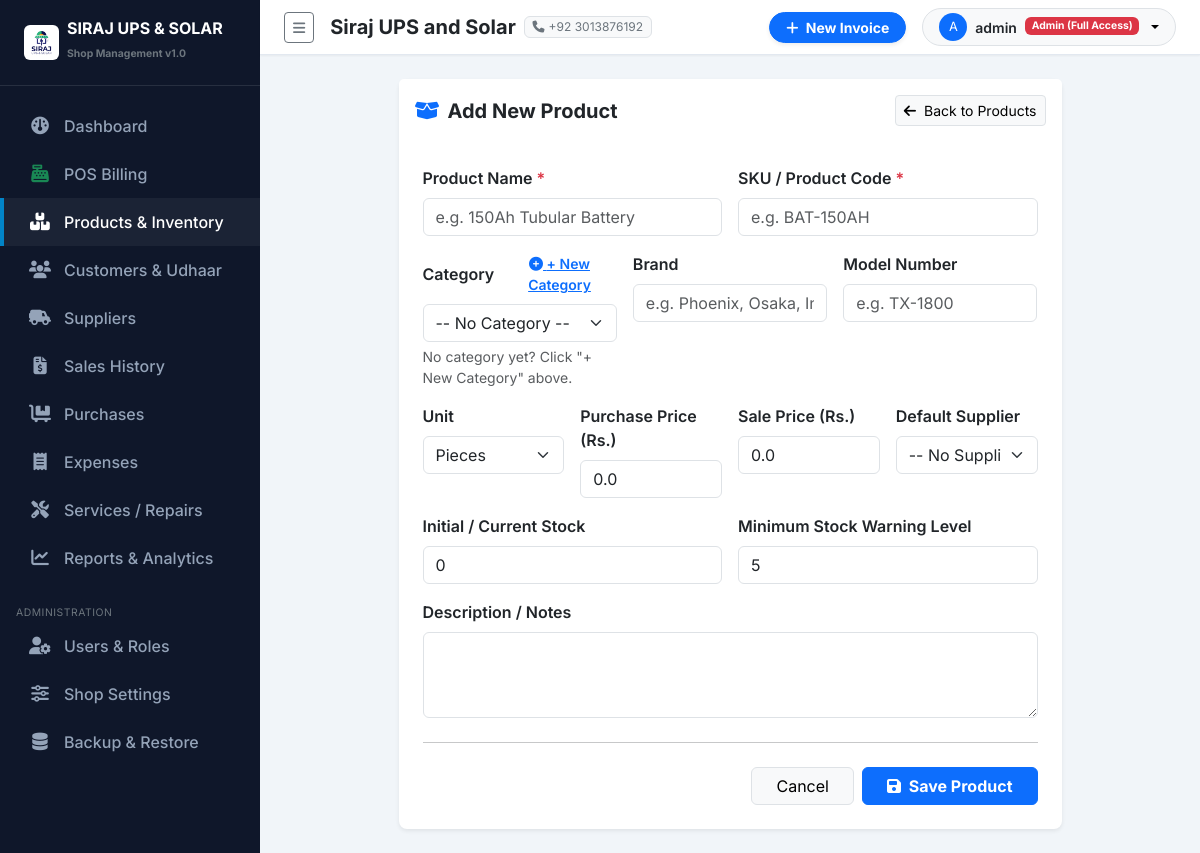
Page /products/add/ (signed in) on the committed database.
### purchases/settings_app/models.py (models this page shows, shortened)
class ShopSettings(models.Model):
    shop_name = models.CharField(max_length=200, default="Siraj UPS and Solar")
    subtitle = models.CharField(max_length=255, default="UPS | Solar Systems | Batteries | Inverters | Accessories")
    address = models.TextField(default="Main Market, Shop #12, City Center")
    phone = models.CharField(max_length=50, default="+92 300 1234567")
    whatsapp = models.CharField(max_length=50, default="+92 300 1234567")
    email = models.EmailField(default="contact@sirajupssolar.com", blank=True)
    ntn_number = models.CharField(max_length=50, blank=True, help_text="NTN / Tax Number")
    invoice_footer = models.TextField(default="Thank you for choosing Siraj UPS and Solar! Goods once sold are non-refundable after 7 days.")
    logo = models.ImageField(upload_to='shop_logo/', blank=True, null=True)
    class Meta:
        verbose_name = "Shop Setting"
        verbose_name_plural = "Shop Settings"
    @classmethod
    def get_settings(cls):
        obj, created = cls.objects.get_or_create(id=1)
        return obj

### accounts/models.py (models this page shows, shortened)
class UserProfile(models.Model):
    ROLE_ADMIN = 'ADMIN'
    ROLE_STAFF = 'STAFF'
    ROLE_CHOICES = [
        (ROLE_ADMIN, 'Admin (Full Access)'),
        (ROLE_STAFF, 'Staff / Cashier'),
    ]
    user = models.OneToOneField(User, on_delete=models.CASCADE, related_name='profile')
    role = models.CharField(max_length=20, choices=ROLE_CHOICES, default=ROLE_STAFF)
    phone = models.CharField(max_length=30, blank=True)
    address = models.CharField(max_length=255, blank=True)
    is_active_staff = models.BooleanField(default=True)
    def is_admin(self):
        return self.role == self.ROLE_ADMIN or self.user.is_superuser

### products/views.py (the view)
# urls.py: path('add/', views.product_create, name='product_create'),
@login_required
def product_create(request):
    if request.method == 'POST':
        form = ProductForm(request.POST)
        if form.is_valid():
            product = form.save()
            if product.current_stock > 0:
                StockAdjustment.objects.create(
                    product=product,
                    change_qty=product.current_stock,
                    previous_qty=0,
                    new_qty=product.current_stock,
                    reason='MANUAL',
                    notes='Initial Stock Entry',
                    created_by=request.user
                )
            messages.success(request, f"Product '{product.name}' added successfully!")
            return redirect('products:product_list')
    else:
        form = ProductForm()
    return render(request, 'products/product_form.html', {'form': form, 'title': 'Add New Product'})

### products/models.py (called while the page is built)
    def __str__(self):
        return self.name

### templates/products/product_form.html (shortened to what this page needs)
{% extends 'base.html' %}
{% block content %}
<div class="row justify-content-center">
    <div class="col-md-9">
        <div class="card border-0 shadow-sm rounded-3">
            <div class="card-header bg-white py-3 border-0 d-flex align-items-center justify-content-between">
                <h5 class="fw-bold mb-0 text-dark"><i class="fa-solid fa-box-open me-2 text-primary"></i>{{ title }}</h5>
                <a href="{% url 'products:product_list' %}" class="btn btn-sm btn-light border">
                    <i class="fa-solid fa-arrow-left me-1"></i> Back to Products
                </a>
            </div>
            <div class="card-body p-4">
                <form method="post" id="productForm">
                    <div class="row g-3">
                        <div class="col-md-6">
                            <label class="form-label fw-semibold">Product Name <span class="text-danger">*</span></label>
                            {{ form.name }}
                        </div>
                        <div class="col-md-6">
                            <label class="form-label fw-semibold">SKU / Product Code <span class="text-danger">*</span></label>
                            {{ form.sku }}
                        </div>
                        <div class="col-md-4">
                            <label class="form-label fw-semibold d-flex align-items-center gap-2">
                                Category
                                <button type="button" class="btn btn-link btn-sm p-0 text-primary fw-semibold"
                                        data-bs-toggle="modal" data-bs-target="#addCategoryModal" title="Add new category">
                                    <i class="fa-solid fa-plus-circle"></i> + New Category
                                </button>
                            </label>
                            {{ form.category }}
                            <div class="form-text text-muted">No category yet? Click "+ New Category" above.</div>
                        </div>
                        <div class="col-md-4">
                            <label class="form-label fw-semibold">Brand</label>
                            {{ form.brand }}
                        </div>
                        <div class="col-md-4">
                            <label class="form-label fw-semibold">Model Number</label>
                            {{ form.model_number }}
                        </div>
                        <div class="col-md-3">
                            <label class="form-label fw-semibold">Unit</label>
                            {{ form.unit }}
                        </div>
                        <div class="col-md-3">
                            <label class="form-label fw-semibold">Purchase Price (Rs.)</label>
                            {{ form.purchase_price }}
                        </div>
                        <div class="col-md-3">
                            <label class="form-label fw-semibold">Sale Price (Rs.)</label>
                            {{ form.sale_price }}
                        </div>
                        <div class="col-md-3">
                            <label class="form-label fw-semibold">Default Supplier</label>
                            {{ form.supplier }}
                        </div>
                        <div class="col-md-6">
                            <label class="form-label fw-semibold">Initial / Current Stock</label>
                            {{ form.current_stock }}
                        </div>
                        <div class="col-md-6">
                            <label class="form-label fw-semibold">Minimum Stock Warning Level</label>
                            {{ form.min_stock_level }}
                        </div>
                        <div class="col-md-12">
                            <label class="form-label fw-semibold">Description / Notes</label>
                            {{ form.description }}
                        </div>
                    </div>
                    <hr class="my-4">
                    <div class="d-flex justify-content-end gap-2">
                        <a href="{% url 'products:product_list' %}" class="btn btn-light border px-4">Cancel</a>
                        <button type="submit" class="btn btn-primary px-4 fw-bold">
                            <i class="fa-solid fa-save me-1"></i> Save Product
                        </button>
                    </div>
                </form>
            </div>
        </div>
    </div>
</div>
{% endblock %}

### templates/sidebar.html (shortened to what this page needs)
{% load static %}
<div id="sidebar-wrapper">
    <div class="sidebar-heading d-flex align-items-center gap-2">
        {% if shop_settings and shop_settings.logo %}
            <img src="{{ shop_settings.logo.url }}" alt="Logo" style="max-height: 35px;" class="rounded">
        {% else %}
            <i class="fa-solid fa-bolt text-warning fs-4"></i>
        {% endif %}
        <div>
            <div class="lh-1 text-white fs-6">SIRAJ UPS & SOLAR</div>
            <small class="text-secondary style-sub" style="font-size: 0.65rem;">Shop Management v1.0</small>
        </div>
    </div>
    <div class="sidebar-nav">
        <a href="{% url 'dashboard:index' %}" class="nav-link {% if request.resolver_match.app_name == 'dashboard' %}active{% endif %}">
            <i class="fa-solid fa-gauge"></i> Dashboard
        </a>
        <a href="{% url 'sales:pos_billing' %}" class="nav-link {% if request.resolver_match.url_name == 'pos_billing' %}active{% endif %}">
            <i class="fa-solid fa-cash-register text-success"></i> POS Billing
        </a>
        <a href="{% url 'products:product_list' %}" class="nav-link {% if request.resolver_match.app_name == 'products' %}active{% endif %}">
            <i class="fa-solid fa-boxes-stacked"></i> Products & Inventory
        </a>
        <a href="{% url 'customers:customer_list' %}" class="nav-link {% if request.resolver_match.app_name == 'customers' %}active{% endif %}">
            <i class="fa-solid fa-users"></i> Customers & Udhaar
        </a>
        <a href="{% url 'suppliers:supplier_list' %}" class="nav-link {% if request.resolver_match.app_name == 'suppliers' %}active{% endif %}">
            <i class="fa-solid fa-truck-field"></i> Suppliers
        </a>
        <a href="{% url 'sales:sale_list' %}" class="nav-link {% if request.resolver_match.app_name == 'sales' and request.resolver_match.url_name != 'pos_billing' %}active{% endif %}">
            <i class="fa-solid fa-file-invoice-dollar"></i> Sales History
        </a>
        <a href="{% url 'purchases:purchase_list' %}" class="nav-link {% if request.resolver_match.app_name == 'purchases' %}active{% endif %}">
            <i class="fa-solid fa-cart-flatbed"></i> Purchases
        </a>
        <a href="{% url 'expenses:expense_list' %}" class="nav-link {% if request.resolver_match.app_name == 'expenses' %}active{% endif %}">
            <i class="fa-solid fa-receipt"></i> Expenses
        </a>
        <a href="{% url 'services:service_list' %}" class="nav-link {% if request.resolver_match.app_name == 'services' %}active{% endif %}">
            <i class="fa-solid fa-screwdriver-wrench"></i> Services / Repairs
        </a>
        <a href="{% url 'reports:index' %}" class="nav-link {% if request.resolver_match.app_name == 'reports' %}active{% endif %}">
            <i class="fa-solid fa-chart-line"></i> Reports & Analytics
        </a>
        {% if user.profile.is_admin %}
        <small class="text-uppercase text-secondary px-3 style-sub" style="font-size: 0.65rem; letter-spacing: 0.05em;">Administration</small>
        <a href="{% url 'accounts:user_list' %}" class="nav-link {% if request.resolver_match.app_name == 'accounts' %}active{% endif %}">
            <i class="fa-solid fa-user-gear"></i> Users & Roles
        </a>
        <a href="{% url 'settings_app:shop_settings' %}" class="nav-link {% if request.resolver_match.app_name == 'settings_app' and request.resolver_match.url_name == 'shop_settings' %}active{% endif %}">
            <i class="fa-solid fa-sliders"></i> Shop Settings
        </a>
        <a href="{% url 'settings_app:backup_restore' %}" class="nav-link {% if request.resolver_match.url_name == 'backup_restore' %}active{% endif %}">
            <i class="fa-solid fa-database"></i> Backup & Restore
        </a>
        {% endif %}
    </div>
</div>

### templates/navbar.html (shortened to what this page needs)
{% load static %}
<nav class="navbar navbar-expand-lg top-navbar px-4 py-2">
    <div class="container-fluid p-0">
        <button class="btn btn-sm btn-outline-secondary me-3" id="sidebarToggle">
            <i class="fa-solid fa-bars"></i>
        </button>
        <div class="d-none d-md-flex align-items-center gap-2 me-auto">
            <span class="fw-bold text-dark fs-5">{{ shop_settings.shop_name }}</span>
            <span class="badge bg-light text-secondary border fw-normal"><i class="fa-solid fa-phone me-1"></i>{{ shop_settings.phone }}</span>
        </div>
        <div class="d-flex align-items-center gap-3">
            <a href="{% url 'sales:pos_billing' %}" class="btn btn-primary btn-sm px-3 fw-bold rounded-pill shadow-sm">
                <i class="fa-solid fa-plus me-1"></i> New Invoice
            </a>
            <div class="dropdown">
                <button class="btn btn-light btn-sm dropdown-toggle d-flex align-items-center gap-2 border rounded-pill px-3" type="button" data-bs-toggle="dropdown">
                    <div class="bg-primary text-white rounded-circle d-flex align-items-center justify-content-center" style="width: 28px; height: 28px; font-size: 0.8rem;">
                        {{ user.username|first|upper }}
                    </div>
                    <span class="fw-semibold text-dark">{{ user.username }}</span>
                    <span class="badge {% if user.profile.is_admin %}bg-danger{% else %}bg-info text-dark{% endif %}" style="font-size: 0.65rem;">
                        {{ user.profile.get_role_display }}
                    </span>
                </button>
            </div>
        </div>
    </div>
</nav>

### purchases/static/css/custom.css (style rules this page uses)
:root { --primary-color: #0284c7; --primary-hover: #0369a1; --dark-bg: #0f172a; --dark-surface: #1e293b; --light-bg: #f8fafc; --card-shadow: 0 4px 6px -1px rgba(0, 0, 0, 0.05), 0 2px 4px -1px rgba(0, 0, 0, 0.03); --border-color: #e2e8f0; }
body { font-family: 'Inter', sans-serif; background-color: #f1f5f9; color: #334155; overflow-x: hidden; }
#sidebar-wrapper { min-height: 100vh; width: 260px; background-color: var(--dark-bg); color: #f8fafc; transition: margin 0.25s ease-out; }
#sidebar-wrapper .sidebar-heading { padding: 1.25rem 1.5rem; font-size: 1.2rem; font-weight: 700; color: #ffffff; border-bottom: 1px solid rgba(255, 255, 255, 0.1); }
.sidebar-nav { padding: 1rem 0; }
.sidebar-nav .nav-link { padding: 0.75rem 1.5rem; color: #94a3b8; font-weight: 500; display: flex; align-items: center; gap: 0.75rem; transition: all 0.2s ease-in-out; border-left: 4px solid transparent; }
.sidebar-nav .nav-link:hover, .sidebar-nav .nav-link.active { color: #ffffff; background-color: rgba(255, 255, 255, 0.05); border-left-color: var(--primary-color); }
.sidebar-nav .nav-link i { font-size: 1.1rem; width: 24px; text-align: center; }
.top-navbar { background-color: #ffffff; border-bottom: 1px solid var(--border-color); box-shadow: 0 1px 2px 0 rgba(0, 0, 0, 0.05); }

### rows in the picture
ShopSettings: logo (picture), shop_name "Siraj UPS and Solar", phone "+92 3013876192"

### other values in the picture
{{ user.username|first|upper }} "A"
{{ user.username }} "admin"
{{ user.profile.get_role_display }} "Admin (Full Access)"
{{ title }} "Add New Product"
